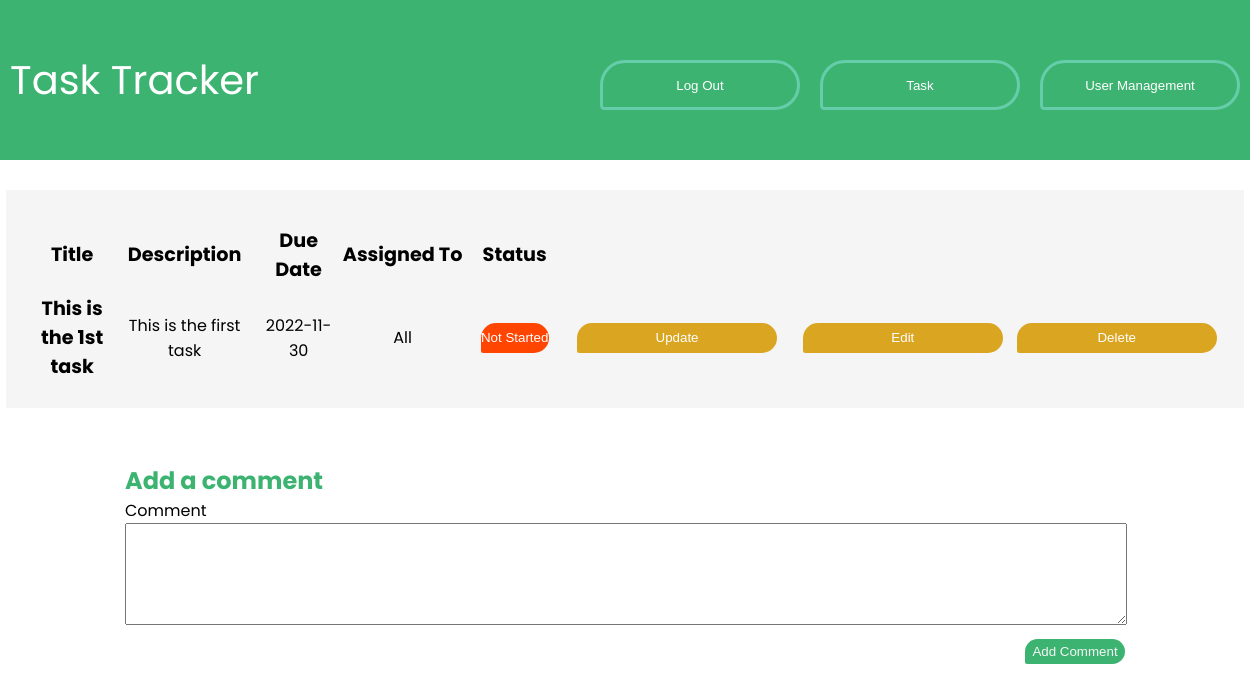
Before: /viewTask/1 (signed in) with the older database file.
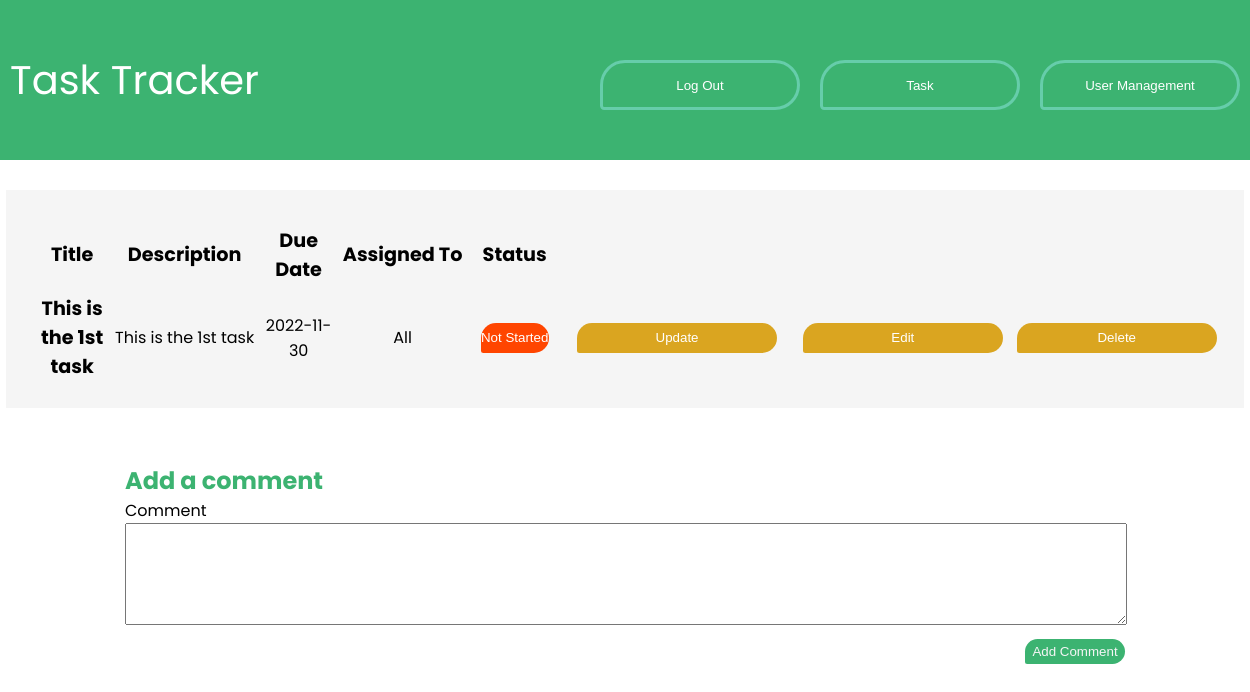
After: the same page with the newer database file.
### models.py (models this page shows, shortened)
class Todo(db.Model):
    id = db.Column(db.Integer, primary_key=True)
    title = db.Column(db.String(100))
    description = db.Column(db.String(4150))
    assigned = db.Column(db.String(100))
    due = db.Column(db.Date)
    complete = db.Column(db.Integer)
    createdBy = db.Column(db.Integer)
    comments = db.relationship("Comment", backref="comment", cascade="all, delete-orphan", lazy=True)

### app.py (the view)
@app.route('/viewTask/<int:task_id>')
def viewTask(task_id):
    global user
    user_list = User.query.all()
    if user == User:
        return redirect(url_for('login'))
    else:
        form = CommentForm()
        return render_template('viewTask.html', user=user, user_list=user_list,
                               todo=Todo.query.filter_by(id=task_id).first(), form=form)

### forms.py
class CommentForm(FlaskForm):
    class Meta:
        csrf = False
    comment = TextAreaField(validators=[Length(min=1)])
    submit = SubmitField('Add Comment')

### templates/viewTask.html (shortened to what this page needs)
<!DOCTYPE html>
<html lang="en">
<head>
    <link rel="stylesheet" href="../static/main.css">
</head>
<body>
    <div class= "index-wrapper">
        <a class="index-header" href="/">
            Task Tracker
        </a>
        <div class="top-contain">
            <a href="/logout">
                <button class="top-bar">Log Out</button>
            </a>
            <a href="/task">
                <button class="top-bar">Task</button>
            </a>
                <a href="/ViewUsers">
                    <button class="top-bar">User Management</button>
                </a>
        </div>
    </div>
    <div id="todo" class="todo">
        <table>
            <thead>
                <th>Title</th>
                <th>Description</th>
                <th>Due Date</th>
                <th>Assigned To</th>
                <th>Status</th>
                <th></th>
                <th></th>
            </thead>
            <tbody>
                <tr>
                    <td class="title">{{ todo.title }}</td>
                    <td>{{ todo.description }}</td>
                    <td>{{ todo.due }}</td>
                    <td>{{ todo.assigned }}</td>
                    <td>{% if todo.complete == 0 %}
                        <button class="notStarted">Not Started</button>
                    {% elif todo.complete == 1 %}
                        <button class="inProgress">In Progress</button>
                    {% else %}
                        <button class="complete">Complete</button>
                    {% endif %}</td>
                    <td><a href="/update/{{ todo.id }}">
                        <button class="task-button">Update</button>
                    </a></td>
                    {% if todo.createdBy == user.id or user.access == 1 %}
                        <td><a href="/editTask/{{ todo.id }}">
                            <button class="task-button">Edit</button>
                        </a></td>
                        <td><a href="/delete/{{ todo.id }}">
                            <button class="task-button">Delete</button>
                        </a></td>
                    {% endif %}</tr>
            </tbody>
        </table>
    </div>
<form action="{{ url_for('new_comment', task_id=todo.id) }}" method="post">
  <div class="submit-container">
    <h2>Add a comment</h2>
    <div>
      {{ form.comment.label }} <br/> {{ form.comment }}
    </div>
    {{ form.submit }}
  </div>
</form>
</body>
</html>

Changed rows visible on the page:
changed Todo "This is the 1st task": description "This is the first task" → "This is the 1st task"
